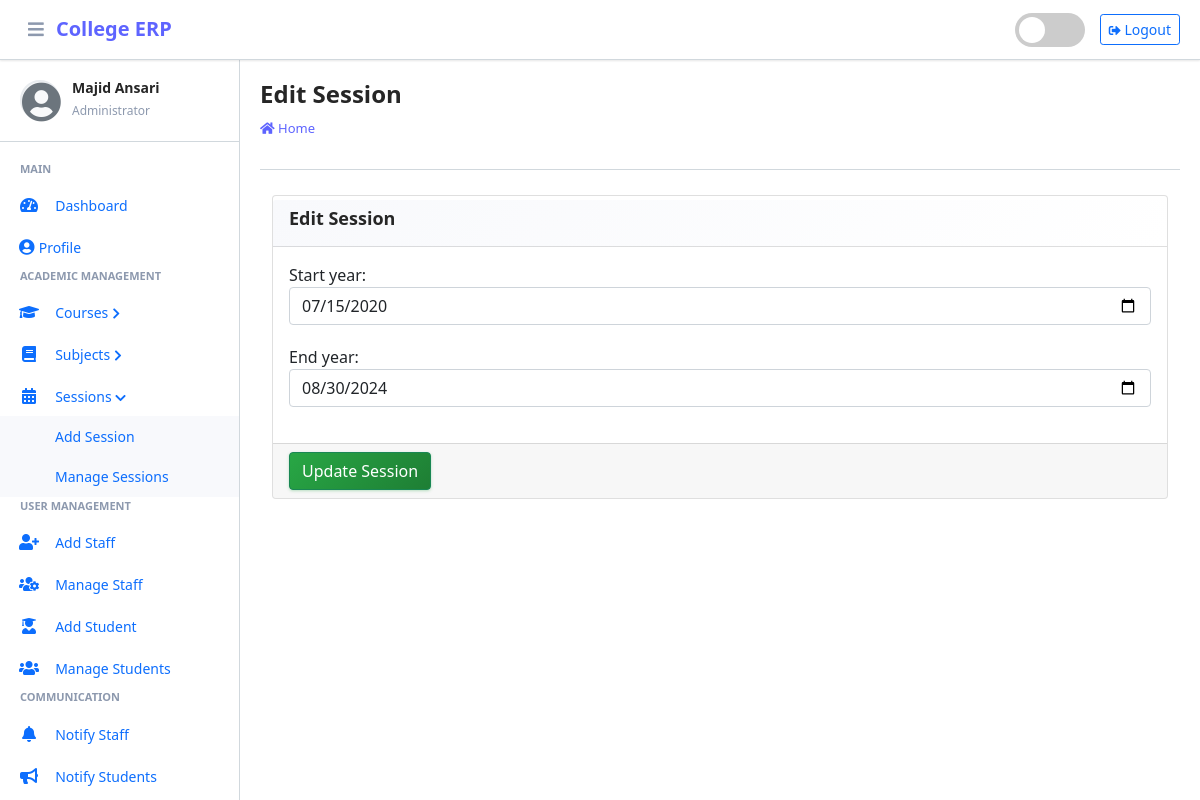
Screenshot of /session/edit/1 (signed in) with the database file from the repository.
### main_app/models.py (models this page shows, shortened)
class CustomUser(AbstractUser):
    USER_TYPE = ((1, "HOD"), (2, "Staff"), (3, "Student"))
    GENDER = [("M", "Male"), ("F", "Female")]
    username = None  # Removed username, using email instead
    email = models.EmailField(unique=True)
    user_type = models.CharField(default=1, choices=USER_TYPE, max_length=1)
    gender = models.CharField(max_length=1, choices=GENDER)
    profile_pic = models.ImageField()
    address = models.TextField()
    fcm_token = models.TextField(default="")  # For firebase notifications
    created_at = models.DateTimeField(auto_now_add=True)
    updated_at = models.DateTimeField(auto_now=True)
    USERNAME_FIELD = "email"
    REQUIRED_FIELDS = []
    objects = CustomUserManager()

class Session(models.Model):
    start_year = models.DateField()
    end_year = models.DateField()

### main_app/hod_views.py (the view)
def edit_session(request, session_id):
    instance = get_object_or_404(Session, id=session_id)
    form = SessionForm(request.POST or None, instance=instance)
    context = {'form': form, 'session_id': session_id,
               'page_title': 'Edit Session'}
    if request.method == 'POST':
        if form.is_valid():
            try:
                form.save()
                messages.success(request, "Session Updated")
                return redirect(reverse('edit_session', args=[session_id]))
            except Exception as e:
                messages.error(
                    request, "Session Could Not Be Updated " + str(e))
                return render(request, "hod_template/edit_session_template.html", context)
        else:
            messages.error(request, "Invalid Form Submitted ")
            return render(request, "hod_template/edit_session_template.html", context)
    else:
        return render(request, "hod_template/edit_session_template.html", context)

### main_app/forms.py
class SessionForm(FormSettings):
    def __init__(self, *args, **kwargs):
        super(SessionForm, self).__init__(*args, **kwargs)
    class Meta:
        model = Session
        fields = '__all__'
        widgets = {
            'start_year': DateInput(attrs={'type': 'date'}),
            'end_year': DateInput(attrs={'type': 'date'}),
        }

### main_app/templates/hod_template/edit_session_template.html
{% extends 'main_app/base.html' %}
{% load static %}
{% block page_title %}{{page_title}}{% endblock page_title %}
{% block content %}
<section class="content">
    <div class="container-fluid">
        <div class="row">
            <div class="col-md-12">
                <div class="card card-dark">
                    <div class="card-header">
                        <h3 class="card-title">{{page_title}}</h3>
                    </div>
                    {% include "main_app/form_template.html" with messages=messages  form=form button_text="Update Session"%}
                </div>
            </div>
        </div>
    </div>
</section>
{% endblock content %}

### main_app/templates/main_app/erpnext_sidebar.html (shortened to what this page needs)
{% load static %}
<div class="sidebar-header">
    <div class="sidebar-user">
        <i class="fas fa-user-circle sidebar-default-avatar" id="default-avatar" style="display: none;"></i>
        <div class="sidebar-user-info">
            <h6>{{ user.get_full_name|default:user.username }}</h6>
            <small>
                {% if user.user_type == '1' %}
                    Administrator
                {% elif user.user_type == '2' %}
                    Staff Member
                {% else %}
                    Student
                {% endif %}
            </small>
        </div>
    </div>
</div>
<div class="nav-section">
    {% if user.user_type == '1' %}
        <h6 class="nav-section-title">Main</h6>
        <div class="nav-item">
            {% url 'admin_home' as admin_home %}
            <a href="{{ admin_home }}" class="nav-link {% if admin_home == request.path %}active{% endif %}">
                <i class="nav-icon fas fa-tachometer-alt"></i>
                <span class="nav-text">Dashboard</span>
            </a>
        </div>
        <div class="nav-item">
            {% url 'admin_view_profile' as admin_view_profile %}
            <a href="{{ admin_view_profile }}" class="nav-link {% if admin_view_profile == request.path %}active{% endif %}">
                <i class="fas fa-user-circle"></i>
                <span class="nav-text">Profile</span>
            </a>
        </div>
        <h6 class="nav-section-title">Academic Management</h6>
        <div class="nav-item has-submenu {% if 'course' in request.path %}open{% endif %}">
            <a href="#" class="nav-link">
                <i class="nav-icon fas fa-graduation-cap"></i>
                <span class="nav-text">Courses</span>
                <i class="nav-arrow fas fa-chevron-right"></i>
            </a>
        </div>
        <div class="nav-item has-submenu {% if 'subject' in request.path %}open{% endif %}">
            <a href="#" class="nav-link">
                <i class="nav-icon fas fa-book"></i>
                <span class="nav-text">Subjects</span>
                <i class="nav-arrow fas fa-chevron-right"></i>
            </a>
        </div>
        <div class="nav-item has-submenu {% if 'session' in request.path %}open{% endif %}">
            <a href="#" class="nav-link">
                <i class="nav-icon fas fa-calendar-alt"></i>
                <span class="nav-text">Sessions</span>
                <i class="nav-arrow fas fa-chevron-right"></i>
            </a>
            <div class="nav-submenu">
                <div class="nav-item">
                    {% url 'add_session' as add_session %}
                    <a href="{{ add_session }}" class="nav-link {% if add_session == request.path %}active{% endif %}">
                        <span class="nav-text">Add Session</span>
                    </a>
                </div>
                <div class="nav-item">
                    {% url 'manage_session' as manage_session %}
                    <a href="{{ manage_session }}" class="nav-link {% if manage_session == request.path or 'edit_session' in request.path %}active{% endif %}">
                        <span class="nav-text">Manage Sessions</span>
                    </a>
                </div>
            </div>
        </div>
        <h6 class="nav-section-title">User Management</h6>
        <div class="nav-item">
            {% url 'add_staff' as add_staff %}
            <a href="{{ add_staff }}" class="nav-link {% if add_staff == request.path %}active{% endif %}">
                <i class="nav-icon fas fa-user-plus"></i>
                <span class="nav-text">Add Staff</span>
            </a>
        </div>
        <div class="nav-item">
            {% url 'manage_staff' as manage_staff %}
            <a href="{{ manage_staff }}" class="nav-link {% if manage_staff == request.path or 'edit_staff' in request.path %}active{% endif %}">
                <i class="nav-icon fas fa-users-cog"></i>
                <span class="nav-text">Manage Staff</span>
            </a>
        </div>
        <div class="nav-item">
            {% url 'add_student' as add_student %}
            <a href="{{ add_student }}" class="nav-link {% if add_student == request.path %}active{% endif %}">
                <i class="nav-icon fas fa-user-graduate"></i>
                <span class="nav-text">Add Student</span>
            </a>
        </div>
        <div class="nav-item">
            {% url 'manage_student' as manage_student %}
            <a href="{{ manage_student }}" class="nav-link {% if manage_student == request.path or 'edit_student' in request.path %}active{% endif %}">
                <i class="nav-icon fas fa-users"></i>
                <span class="nav-text">Manage Students</span>
            </a>
        </div>
        <h6 class="nav-section-title">Communication</h6>
        <div class="nav-item">
            {% url 'admin_notify_staff' as admin_notify_staff %}
            <a href="{{ admin_notify_staff }}" class="nav-link {% if admin_notify_staff == request.path %}active{% endif %}">
                <i class="nav-icon fas fa-bell"></i>
                <span class="nav-text">Notify Staff</span>
            </a>
        </div>
        <div class="nav-item">
            {% url 'admin_notify_student' as admin_notify_student %}
            <a href="{{ admin_notify_student }}" class="nav-link {% if admin_notify_student == request.path %}active{% endif %}">
                <i class="nav-icon fas fa-bullhorn"></i>
                <span class="nav-text">Notify Students</span>
            </a>
        </div>
    {% endif %}
</div>

### main_app/templates/main_app/form_template.html (shortened to what this page needs)
<form role="form" method="POST" enctype="multipart/form-data">
    <div class="card-body">
        {% for field in form  %}
        <div class="form-group">
            {{field.label_tag}}
            {{field}}
        </div>
        {% endfor %}
    </div>
    <div class="card-footer">
        <button type="submit" class="btn btn-success btn-block">
            {% if button_text %}
            {{button_text}}
            {% else %}
            Submit
            {% endif %}
        </button>
    </div>
</form>

### rows the page displays
CustomUser: get_full_name "Majid Ansari"
Session: form "07/15/2020" "08/30/2024"

### other values shown
{{ page_title }} "Edit Session"
{{ field.label_tag }} "Start year:" "End year:"
{{ button_text }} "Update Session"
